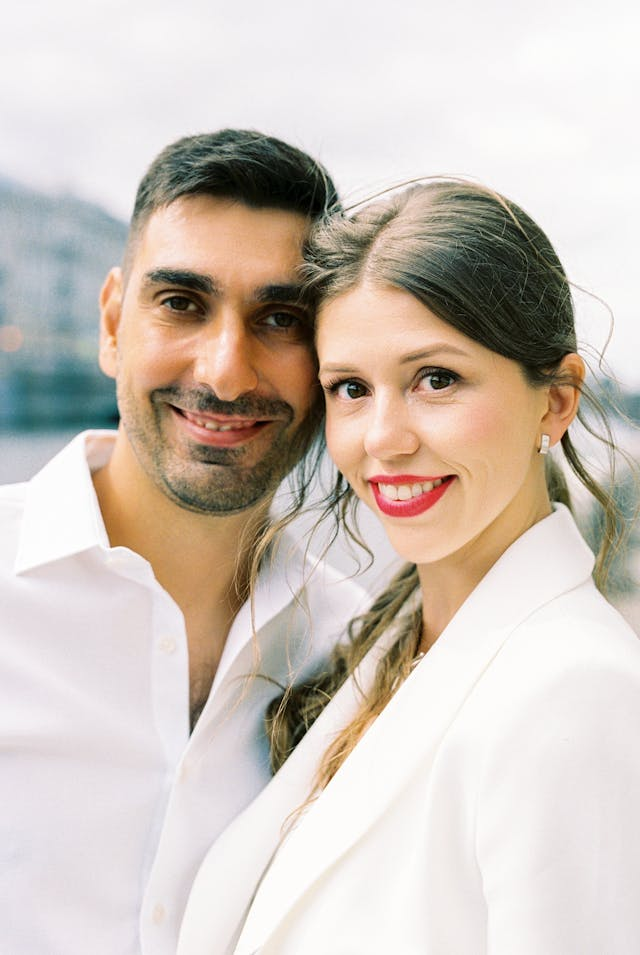
#> input picture lab02/image.jpg, 640 x 955 px
$ python lab02.py
#> lines starting #> are read from the running program, lines starting #| are printed output that depends on the picture; after the words box and inside, x2 and y2 are one past the last pixel; in counts of white or black regions, pixels touching at a corner belong together
import cv2 as cv
import numpy as np

colored_image = cv.imread("image.jpg")
#> colored_image is the input picture: shape (955, 640, 3); mean B, G, R 188.1, 196.8, 207.4
cv.imshow("Man and Women", colored_image)
cv.waitKey(0)
image_height, image_width, _ = colored_image.shape
#> image_height = 955; image_width = 640
image_mode = colored_image.dtype

greyscale_image = cv.cvtColor(colored_image, cv.COLOR_BGR2GRAY)
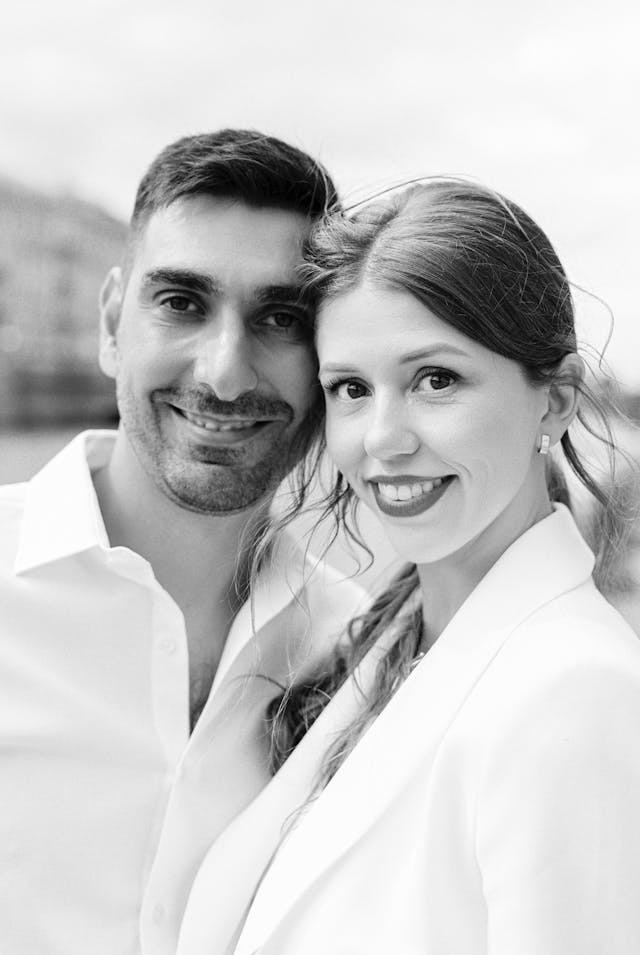
#> greyscale_image: shape (955, 640); min 0, max 255, mean 199

square_section = colored_image[0:100, 0:100]
cv.imwrite("lab1.jpg", square_section)

with open("properties.txt", "w") as f:
    f.write(f"Image Width: {image_width}\n")
    f.write(f"Image Height: {image_height}\n")
    f.write(f"Image Mode: {image_mode}\n")

white_pixel_count = np.sum(greyscale_image == 255)
#> white_pixel_count = 124

greyscale_image[greyscale_image == 255] = 0
#> greyscale_image: shape (955, 640); 0.02% of pixels changed, all inside (x1, y1, x2, y2) = (6, 263, 615, 953)

cv.imwrite("black_image.jpg", greyscale_image)
print(f"White space count = {white_pixel_count}")
#| White space count = 124
print("Tasks completed successfully!")
